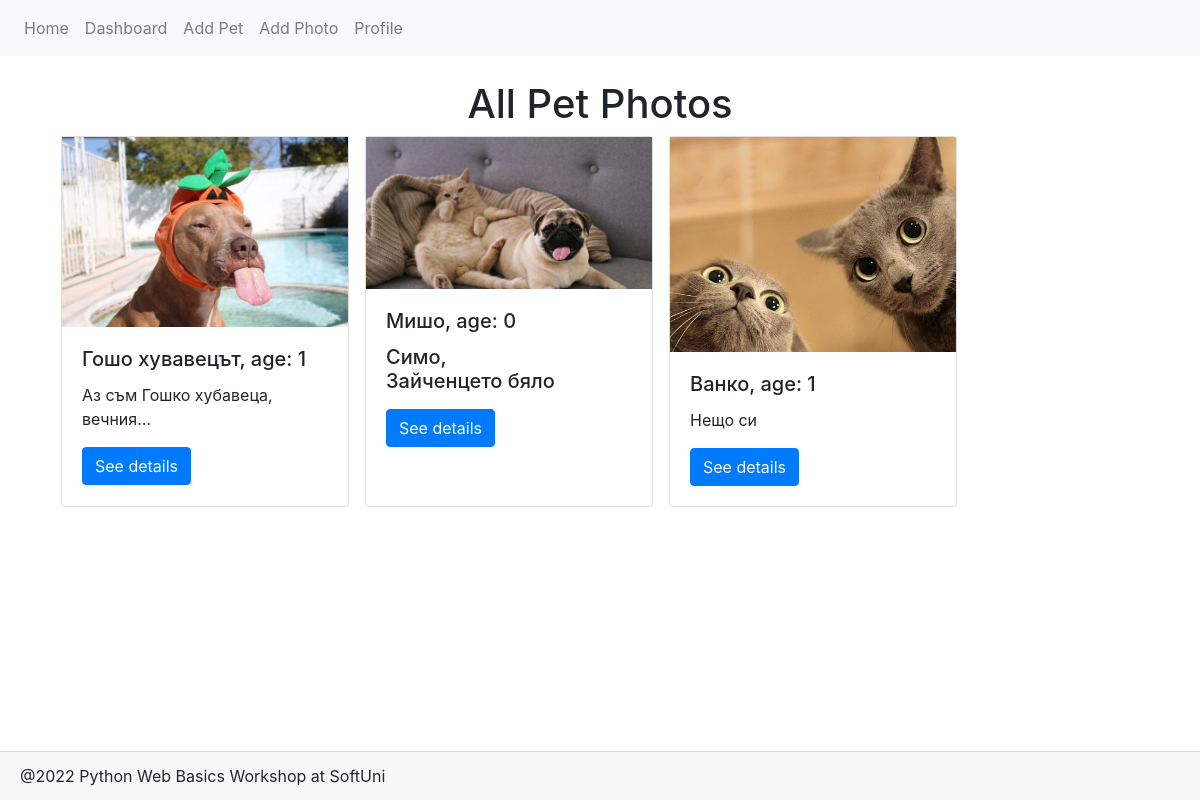
Page /dashboard/ on the earlier database version.
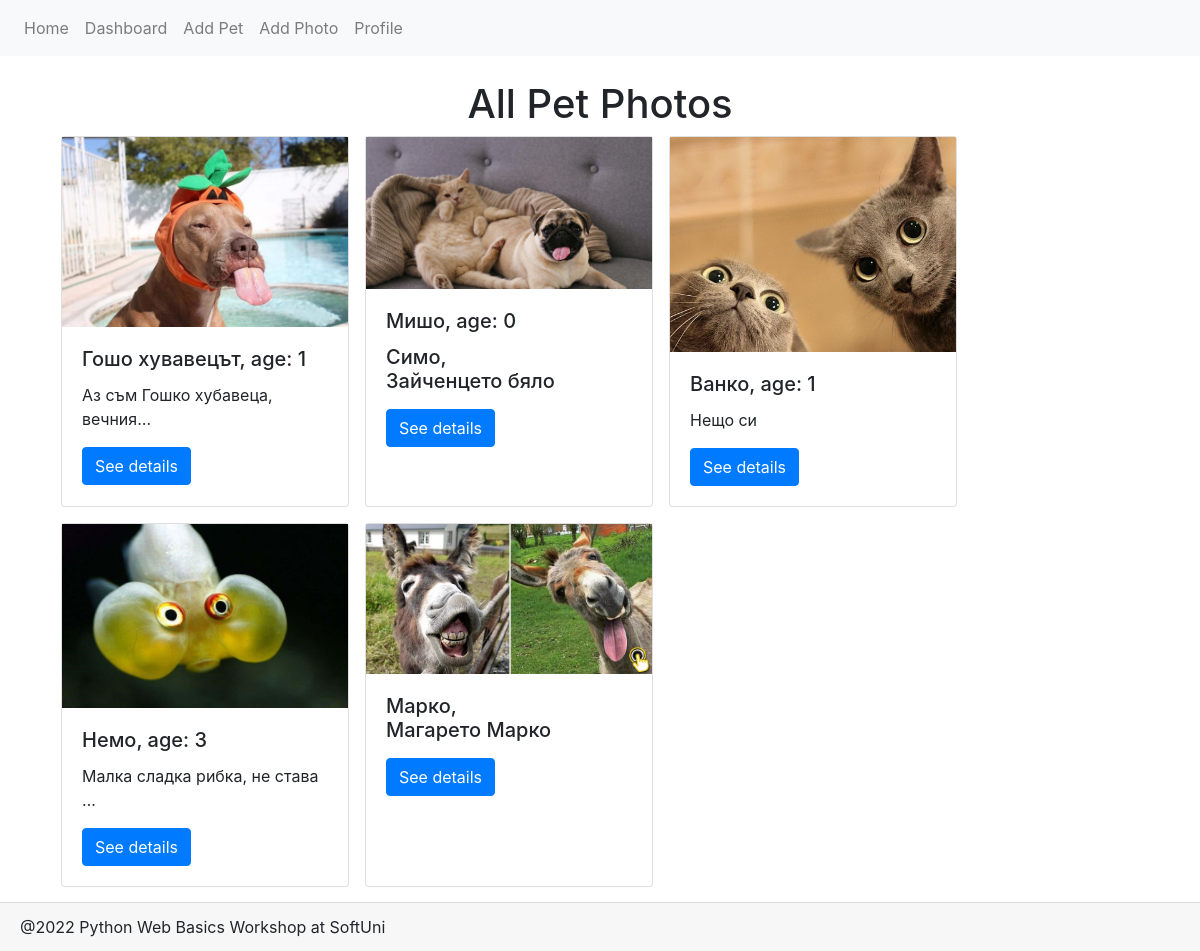
Same page on the later database version.
### petstagram/main_app/models.py (models this page shows, shortened)
class PetPhoto(models.Model):
    photo = models.ImageField(
        upload_to='images/',
        validators=(validate_max_size,)
    )
    tagged_pets = models.ManyToManyField(
        Pet,
    )
    description = models.TextField(
        null=True,
        blank=True,
    )
    publication_date = models.DateTimeField(
        auto_now_add=True,
    )
    likes = models.IntegerField(default=0,)

class Pet(models.Model):
    CAT = "Cat"
    DOG = "Dog"
    BUNNY = "Bunny"
    FISH = "Fish"
    OTHER = "Other"
    PETS = [(x, x) for x in (CAT, DOG, BUNNY, FISH, OTHER)]
    name = models.CharField(max_length=30,)
    pets_type = models.CharField(
        max_length=max(len(x) for x, y in PETS),
        choices=PETS,
    )
    date_of_birth = models.DateField(
        null=True,
        blank=True,
    )
    user_profile = models.ForeignKey(
        Profile,
        on_delete=models.CASCADE,
    )
    @property
    def age(self):
        return datetime.date.today().year - self.date_of_birth.year
    class Meta:
        unique_together = ('user_profile', 'name')

### petstagram/main_app/views.py (the view)
# urls.py: path('dashboard/', show_dashboard, name='dashboard'),
def show_dashboard(request):
    profile = get_profile()
    if not profile:
        return redirect('401')
    pet_photos = set(PetPhoto.objects.filter(tagged_pets__user_profile=profile))
    context = {
        'pet_photos': pet_photos,
    }
    return render(request, "dashboard.html", context)

### petstagram/main_app/templatetags/profiles.py (called while the page is built)
@register.simple_tag()
def has_profile():
    return Profile.objects.count() > 0

### petstagram/main_app/views.py (called while the page is built)
def get_profile():
    profiles = Profile.objects.all()
    if profiles:
        return profiles[0]
    return None

### petstagram/main_app/templates/dashboard.html
{% extends 'base.html' %}
{% block page_content %}
    {% if pet_photos %}
    <h1 class='text-center'>All Pet Photos</h1>
    <div class="container mb-5">
        <div class="row mb-5">
            {% for pet_photo in pet_photos %}
            <div class="card ml-3 mb-3" style="width: 18rem;">
                <img src="{{ pet_photo.photo.url }}" class=""
                     class="card-img-top" alt="Photo description">
                <div class="card-body">
                    {% for pet in pet_photo.tagged_pets.all %}
                    <h5 class="card-title">{{ pet.name }}, {% if pet.date_of_birth %} age: {{ pet.age }}</h5>
                        {% endif %}
                    {% endfor %}
                    <p class="card-text">{{ pet_photo.description|truncatechars:30}}</p>
                    <a href="{% url 'photo details' pet_photo.id %}" class="btn btn-primary">See details</a>
                </div>
            </div>
            {% endfor %}
        </div>
    </div>
    {% else %}
        <h1 class='text-center'>No pet photos yet</h1>
    <div class=" row d-flex justify-content-center align-content-center">
        <a href="#" class="btn btn-lg btn-secondary row align-self-baseline">Add Photo</a>
    </div>
        {% endif %}
{% endblock %}

Differences in the rows shown:
added PetPhoto: photo (picture), description "Малка сладка рибка, не става …"
added Pet: name "Немо", age "3", shown under "Малка сладка рибка, не става …"
added PetPhoto: photo (picture), description "Магарето Марко"
added Pet: name "Марко", shown under "Магарето Марко"
